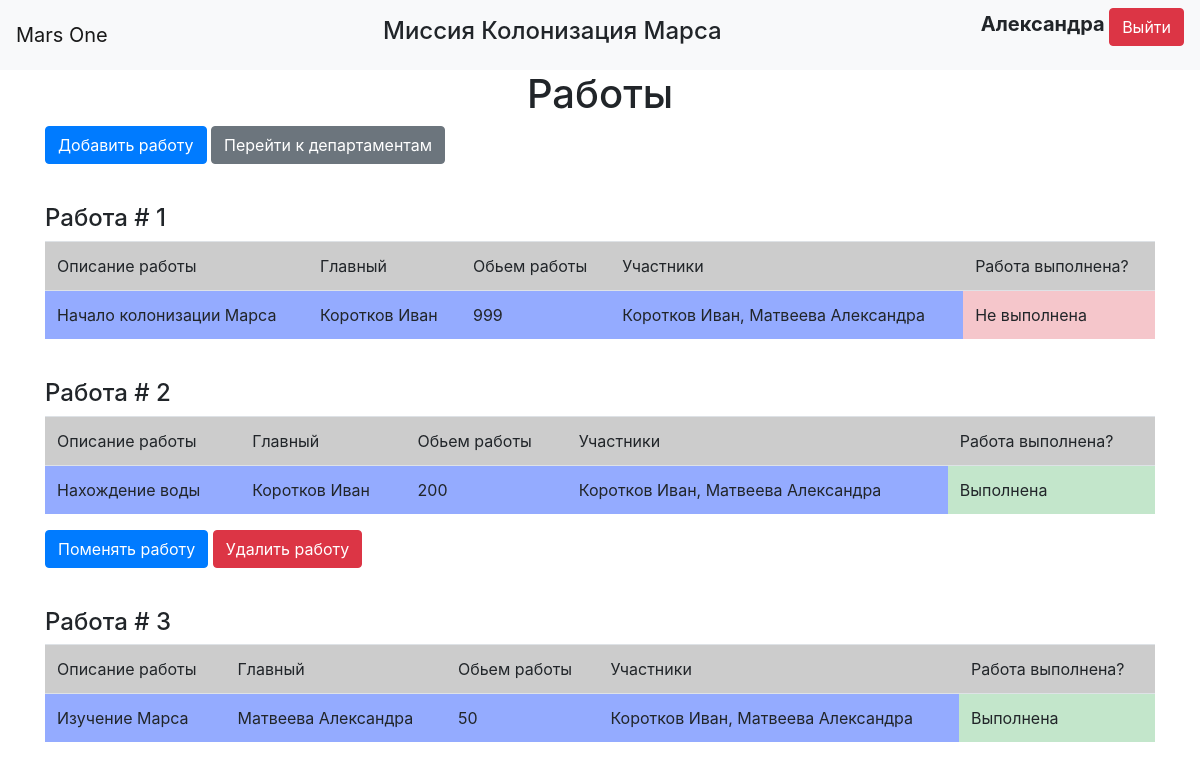
Page /jobs (signed in) on the committed database.
### data/users.py (models this page shows, shortened)
class User(SqlAlchemyBase, UserMixin, SerializerMixin):
    __tablename__ = 'users'
    id = sqlalchemy.Column(sqlalchemy.Integer,
                           primary_key=True, autoincrement=True)
    surname = sqlalchemy.Column(sqlalchemy.String, nullable=True)
    name = sqlalchemy.Column(sqlalchemy.String, nullable=True)
    age = sqlalchemy.Column(sqlalchemy.Integer, nullable=True)
    position = sqlalchemy.Column(sqlalchemy.String, nullable=True)
    speciality = sqlalchemy.Column(sqlalchemy.String, nullable=True)
    address = sqlalchemy.Column(sqlalchemy.String, nullable=True, default=f"module_{randint(0, 99)}")
    email = sqlalchemy.Column(sqlalchemy.String, unique=True, nullable=True)
    hashed_password = sqlalchemy.Column(sqlalchemy.String, nullable=True)
    modified_date = sqlalchemy.Column(sqlalchemy.DateTime, default=datetime.datetime.now)
    jobs = orm.relationship("Jobs", back_populates="user")

### data/jobs.py (models this page shows)
class Jobs(SqlAlchemyBase, SerializerMixin):
    __tablename__ = 'jobs'
    id = sqlalchemy.Column(sqlalchemy.Integer,
                           primary_key=True, autoincrement=True)
    team_leader = sqlalchemy.Column(sqlalchemy.Integer, sqlalchemy.ForeignKey("users.id"),
                                    nullable=True)
    job = sqlalchemy.Column(sqlalchemy.String, nullable=True)
    work_size = sqlalchemy.Column(sqlalchemy.Integer, nullable=True)
    collaborators = sqlalchemy.Column(sqlalchemy.String, nullable=True)
    start_date = sqlalchemy.Column(sqlalchemy.DateTime, default=datetime.datetime.now, nullable=True)
    end_date = sqlalchemy.Column(sqlalchemy.DateTime, nullable=True)
    is_finished = sqlalchemy.Column(sqlalchemy.Boolean, nullable=True)
    creator = sqlalchemy.Column(sqlalchemy.Integer)
    user = orm.relationship('User')

### main.py (the view)
@app.route("/jobs")
@login_required
def jobs():
    dbs = db_session.create_session()
    if current_user.id != 1:
        jobs = dbs.query(Jobs).filter((Jobs.collaborators.like(f'% {current_user.id}%')) |
                                      (Jobs.collaborators.like(f'%{current_user.id},%')) |
                                      (Jobs.collaborators == str(current_user.id)) |
                                      (Jobs.creator == current_user.id))
    else:
        jobs = dbs.query(Jobs)
    return render_template("jobs.html", jobs=jobs,
                           teams=[", ".join(get_users(job, dbs)) for job in jobs],
                           title="Работы")

### data/db_session.py (called while the page is built)
def create_session() -> Session:
    global __factory
    return __factory()

### main.py (called while the page is built)
@login_manager.user_loader
def load_user(user_id):
    db_sess = db_session.create_session()
    return db_sess.query(User).get(user_id)

def get_users(storage, dbs):
    users = []
    for u_id in storage.collaborators.split(", "):
        try:
            ans = dbs.query(User).filter(User.id == int(u_id)).first()
            users.append(f"{ans.surname} {ans.name}")
        except (AttributeError, ValueError):
            users.append("Неизвестно Кто")
    return users

### templates/jobs.html
{% extends "base.html" %}
{% block content %}
{% if jobs %}
    <h1 class="center">Работы</h1>
    <p>
        <a class="btn btn-primary" href="/add_job">Добавить работу</a>
        <a class="btn btn-secondary" href="/departments">Перейти к департаментам</a>
    </p>
{% else %}
    <h1 class="center">Нет работ</h1>
    <p class="center">
        <a class="btn btn-primary" href="/add_job">Добавить работу</a>
        <a class="btn btn-secondary" href="/departments">Перейти к департаментам</a>
    </p>
{% endif %}
{% for job in jobs %}
    <br>
    <h4>Работа # {{loop.index}}</h4>
    <table class="table">
        <tr bgcolor="#ccc">
            <td>Описание работы</td>
            <td>Главный</td>
            <td>Обьем работы</td>
            <td>Участники</td>
            <td>Работа выполнена?</td>
        </tr>
        <tr bgcolor="#94abff">
            <td>{{ job.job }}</td>
            <td>{% if job.user %} {{ job.user.surname }} {{job.user.name}} {% else %}Неизвестно Кто{% endif %}</td>
            <td>{{ job.work_size }}</td>
            <td>{{ teams[loop.index - 1] }}</td>
            {% if job.is_finished %}
                <td class="table-success">Выполнена</td>
            {% else %}
                <td class="table-danger">Не выполнена</td>
            {% endif %}
        </tr>
    </table>
    {% if job.user %}
        {% set tema_leader = job.user.id %}
    {% else %}
        {% set tema_leader = 1 %}
    {% endif %}
    {% if current_user.id in (1, job.creator, team_leader) %}
    <p>
        <a class="btn btn-primary" href="/change_job/{{ job.id }}" >Поменять работу</a>
        <a class="btn btn-danger" href="/delete_job/{{ job.id }}" >Удалить работу</a>
    </p>
    {% endif %}
{% endfor %}
{% endblock %}

### templates/base.html (shortened to what this page needs)
<!doctype html>
<html lang="en">
<head>
    <link rel="stylesheet"
          href="https://stackpath.bootstrapcdn.com/bootstrap/4.4.1/css/bootstrap.min.css"
>
    <link rel="stylesheet" type="text/css" href="{{ url_for('static', filename='css/style.css') }}" />
</head>
<body>
<header>
    <nav class="navbar navbar-light bg-light">
        <a class="navbar-brand">Mars One</a>
        <h4 class="center">Миссия Колонизация Марса</h4>
        {% if current_user.is_authenticated %}
            <p>
                <a class="bold">{{ current_user.name }}</a>
                <a class="btn btn-danger" href="/logout">Выйти</a>
            </p>
        {% else %}
            <p>
                <a class="btn btn-primary" href="/register">Зарегистрироваться</a>
                <a class="btn btn-success" href="/login">Войти</a>
            </p>
        {% endif %}
    </nav>
</header>
<main role="main" class="container">
    {% block content %}{% endblock %}
</main>
</body>
</html>

### static/css/style.css (style rules this page uses)
.center { text-align: center; }
.bold { font-size: 20px; font-weight: bold; }

### rows in the picture
User: name "Александра"
Jobs: job "Начало колонизации Марса", user.surname "Коротков", user.name "Иван", work_size "999", teams "Коротков Иван, Матвеева Александра", is_finished "Не выполнена"
Jobs: job "Нахождение воды", user.surname "Коротков", user.name "Иван", work_size "200", teams "Коротков Иван, Матвеева Александра", is_finished "Выполнена"
Jobs: job "Изучение Марса", user.surname "Матвеева", user.name "Александра", work_size "50", teams "Коротков Иван, Матвеева Александра", is_finished "Выполнена"
